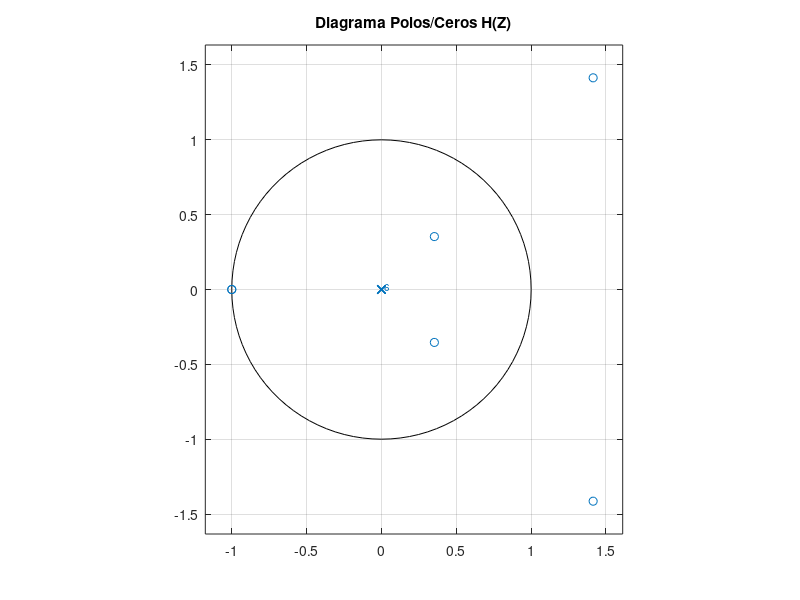
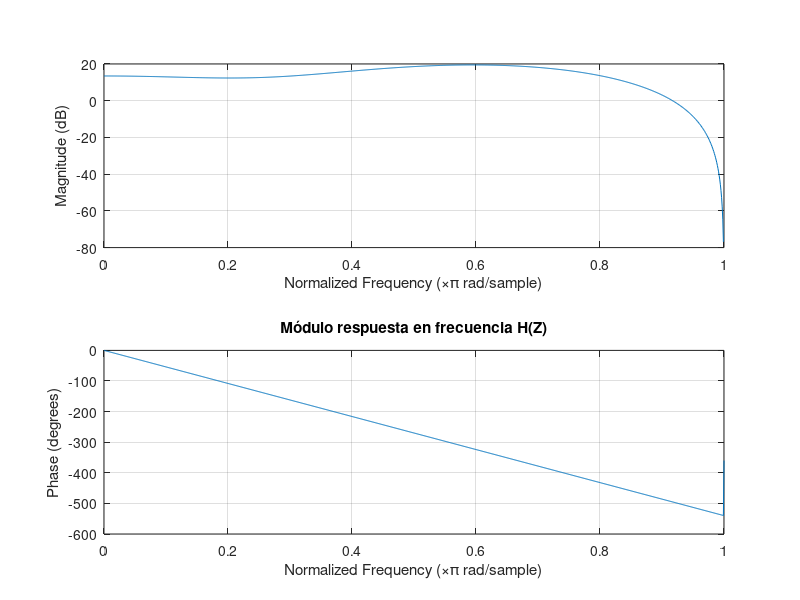
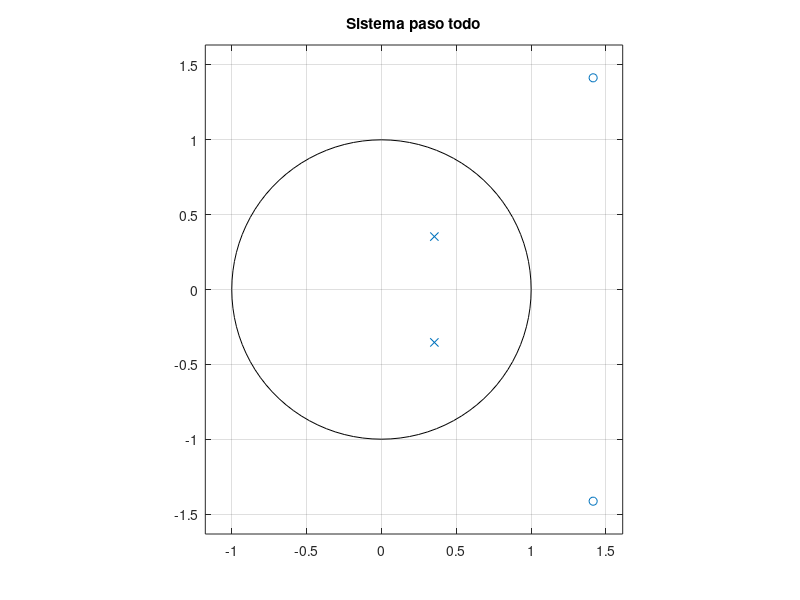
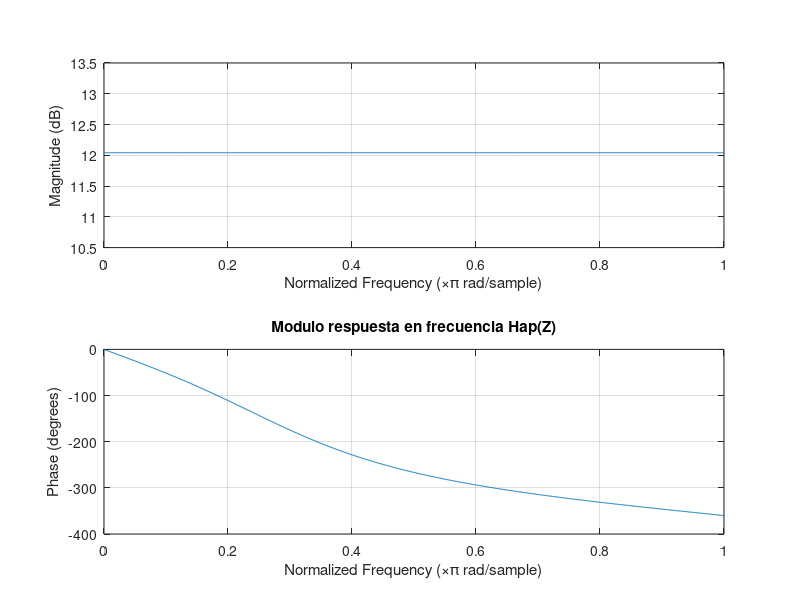

Write MATLAB code to recreate these figures, in order.
clc;clear;close all;

%%%%%%%%%%%%%%%%%%%%%%EJERCICIO 2%%%%%%%%%%%%%%%%%%%%%%%%%%%%%%%%%%%%%%%%%%
%Apartado A
c1 = -1;c2 = -1;c5 = 0.5*exp((pi/4)*1i);c4 = conj(1/c5);c3 = conj(c4);
c6 = conj(c5);
p1 =0;p2=0;p3=0;p4=0;p5=0;p6=0;

A = [c1;c2;c5;c4;c3;c6];
B = [p1;p2;p3;p4;p5;p6];
Ak = poly(B);Bk = poly(A);
figure('Name','E2: H(Z)','NumberTitle','off'); 
zplane(Bk,Ak);title('Diagrama Polos/Ceros H(Z)');

figure('Name','E2: Retardo/Modulo H(Z))','NumberTitle','off'); 
subplot(211);grpdelay(Bk,Ak,1029);title('Retardo de grupo');

subplot(212);freqz(Bk,Ak,1029);title("Módulo respuesta en frecuencia H(Z)");

%Apartado B
c1ap= 2*exp((pi/4)*1i);c2ap= 2*exp((pi/4)*-1i);
p1ap = 0.5*exp((pi/4)*1i);p2ap= 0.5*exp((pi/4)*-1i);

num_PTodo = [c1ap;c2ap];
den_PTodo = [p1ap;p2ap];
Bk_Ptodo = poly(num_PTodo);
Ak_Ptodo = poly(den_PTodo);

figure('Name','E2: Sistema paso todo Hap(Z))','NumberTitle','off'); 
zplane(Bk_Ptodo,Ak_Ptodo);title("Sistema paso todo");
figure('Name','E2: Hap(Z)','NumberTitle','off');
subplot(221);grpdelay(Bk_Ptodo,Ak_Ptodo,1029);title("Retardo de grupo paso todo");
subplot(222);freqz(Bk_Ptodo,Ak_Ptodo,1029);title("Modulo respuesta en frecuencia Hap(Z)");

%Apartado C
c1fm= 0.5*exp((pi/4)*1i);c2fm= 0.5*exp((pi/4)*1i);
c3fm= 0.5*exp((pi/4)*-1i);c4fm= 0.5*exp((pi/4)*-1i);
c5fm= -1;c6fm= -1;
p1fm=0;p2fm=0;p3fm=0;p4fm=0;p5fm=0;p6fm=0;
num_FMinima = [c1fm;c2fm;c3fm;c4fm;c5fm;c6fm];
den_FMinima = [p1fm;p2fm;p3fm;p4fm;p5fm;p6fm];

Bk_Fmin = poly(num_FMinima);
Ak_Fmin = poly(den_FMinima);

figure('Name','E2: Sistema Fase mínima Hfmin(Z)','NumberTitle','off');
zplane(Bk_Fmin,Ak_Fmin);title("Sistema fase mínima");

figure('Name','E2: Hfmin(Z)','NumberTitle','off');
subplot(221);grpdelay(Bk_Fmin,A,1029);title("Retardo de grupo fase mínima");
subplot(222);freqz(Bk_Fmin,Ak_Fmin,1029);title("Modulo de la respuesta en frecuencia Hfmin(Z)");
 
%%%%%%%%%%%%%%%%%%%%%%EJERCICIO 1%%%%%%%%%%%%%%%%%%%%%%%%%%%%%%%%%%%%%%%%%
clc;clear;
%Apartado A
c1 =sqrt(2)*exp((pi/4)*i);c2 = -0.5*c1;
p1 =-c1;p2 = 0.5*c1;

Ceros = [c1; c2];
Polos = [p1; p2];
Bk = poly(Ceros);
Ak = poly(Polos);

%Apartado B
figure('Name','Ejercicio 1','NumberTitle','off');zplane(Bk,Ak);
title('Diagrama Polos/Ceros H(Z)');

%Apartado C
%H1(z)
c12 = 0.5+0.5i;c22 = -0.5-0.5i;
p12 = 1+1i;p22= -1-1i;

Ceros2 = [c12,c22];
Polos2 = [p12,p22];
Bk2 = poly(Ceros2);
Ak2 = poly(Polos2);

figure('Name','Ejercicio 1: C','NumberTitle','off');subplot(221);
zplane(Bk2,Ak2);title("Diagrama polos y ceros de H1(z)");

%H2(z)
c13 = 1+1i;c23 = -1-1i;
p13 = 0.5+0.5i; p23= -0.5-0.5i;
A3 = [c13,c23];
B3 = [p13,p23];

Bk3 = poly(A3);
Ak3 = poly(B3);

subplot(222);zplane(Bk3,Ak3);title("Diagrama polos y ceros H2(z)");

%H3(z)
c14 = 0.5+0.5i;c24 = -1-1i;
p14 = 1+1i;p24= -0.5-0.5i;

A4 = [c14,c24];
B4 = [p14,p24];

Bk4 = poly(A4);
Ak4 = poly(B4);
subplot(212);zplane(Bk4,Ak4);title("Diagrama polos y ceros H3(z)");

%Apartado D
c1c = 1+1i;c2c = -1-1i;c3c = 0.5+0.5i;c4c = -0.5-0.5i;
p1c = 1+1i;p2c= -1-1i;p3c = 0.5+0.5i;p4c= -0.5-0.5i;

num_Inv = [c1c;c2c;c3c;c4c];
den_Inv = [p1c;p2c;p3c;p4c];

Bk_Inv = poly(num_Inv);
Ak_Inv = poly(den_Inv);
figure('Name','Ejercicio 1: D','NumberTitle','off');
zplane(Bk_Inv,Ak_Inv);title('Diagrama Polos/Ceros C(Z)');